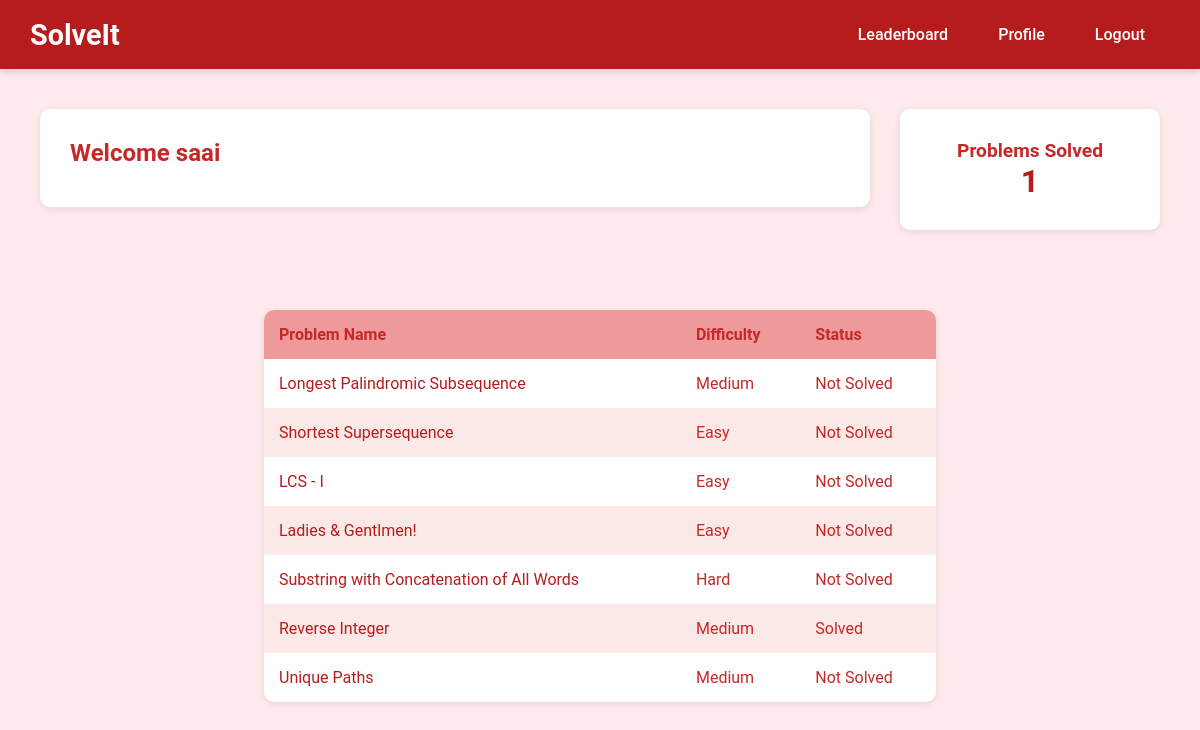
Page /home/ (signed in) on the committed database.
### home/models.py (models this page shows)
class question_details(models.Model):
  DIFFICULTY_CHOICES = [
      ('Easy', 'Easy'),
      ('Medium', 'Medium'),
      ('Hard', 'Hard'),
  ]
  name = models.CharField(max_length=200)
  description = models.TextField()
  difficulty = models.CharField(max_length=10, choices=DIFFICULTY_CHOICES, default='Easy')
  sample_input = models.TextField()
  sample_output = models.TextField()
  constraints = models.TextField()

### home/views.py (the view)
# urls.py: path("",home_page,name="home-page")
@login_required
def home_page(request):
    user_questions, created = user_questions_solved.objects.get_or_create(solver=request.user)
    all_questions = question_details.objects.all()
    solved_questions = user_question_details.objects.filter(user=request.user, solved=True).values_list('problem', flat=True)
    data_with_status = []
    for question in all_questions:
        status = 'Solved' if question.id in solved_questions else 'Not Solved'
        data_with_status.append({
            'name': question.name,
            'difficulty': question.difficulty,
            'status': status,
        })
    context = {
        'nops': user_questions.no_of_questions,
        'data_from_another_model': data_with_status,
    }
    return render(request, 'all_polls.html', context)

### home/templates/all_polls.html (shortened to what this page needs)
<!DOCTYPE html>
<html lang="en">
<head>
</head>
<body>
<div class="navbar">
    <div class="logo">SolveIt</div>
    <div class="nav-links">
        <a href="/leaderboard">Leaderboard</a>
        <a href="/profile">Profile</a>
        <a href="/logout">Logout</a>
    </div>
</div>
<div class="dashboard-and-welcome">
    <div class="welcome-message">
        <h1>Welcome {{ user.username }}</h1>
    </div>
    <div class="dashboard">
        <h2>Problems Solved</h2>
        <p id="problems-count">{{ nops }}</p>
    </div>
</div>
<div class="main-content">
    <table class="problem-table">
        <thead>
            <tr>
                <th>Problem Name</th>
                <th>Difficulty</th>
                <th>Status</th>
            </tr>
        </thead>
        <tbody>
            {% for item in data_from_another_model %}
                <tr>
                    <td><a href="{% url 'problem_page' item.name %}">{{ item.name }}</a></td>
                    <td>{{ item.difficulty }}</td>
                    <td>{{ item.status }}</td>
                </tr>
            {% endfor %}
        </tbody>
    </table>
</div>
</body>
</html>

### home/templates/all_polls.html (style rules this page uses)
body, h1, h2, h3, p, ul, li, a, table, th, td { margin: 0; padding: 0; list-style: none; text-decoration: none; color: inherit; border-spacing: 0; }
body { font-family: 'Roboto', sans-serif; background-color: #ffebee; color: #c62828; margin: 0; padding: 0; }
.navbar { background-color: #b71c1c; color: white; padding: 15px 30px; display: flex; justify-content: space-between; align-items: center; box-shadow: 0 4px 6px rgba(0, 0, 0, 0.1); }
.navbar .logo { font-size: 1.8em; font-weight: bold; }
.navbar .nav-links { display: flex; }
.navbar .nav-links a { color: white; padding: 10px 25px; transition: background-color 0.3s ease; font-weight: 500; }
.dashboard-and-welcome { display: flex; justify-content: space-between; align-items: flex-start; margin: 40px; }
.welcome-message { background-color: #ffffff; padding: 30px; box-shadow: 0 2px 8px rgba(0, 0, 0, 0.1); border-radius: 10px; flex: 2; margin-right: 30px; text-align: left; }
.welcome-message h1 { font-size: 1.5em; color: #c62828; margin-bottom: 10px; }
.dashboard { background-color: #ffffff; padding: 30px; box-shadow: 0 2px 8px rgba(0, 0, 0, 0.1); border-radius: 10px; text-align: center; width: 200px; flex-shrink: 0; }
.dashboard h2 { margin-top: 0; font-size: 1.2em; color: #c62828; }
.dashboard p { font-size: 2em; font-weight: bold; color: #b71c1c; }
.main-content { padding: 20px 40px; text-align: center; }
.problem-table { width: 60%; margin: 20px auto; background-color: #ffffff; box-shadow: 0 2px 8px rgba(0, 0, 0, 0.1); border-radius: 10px; overflow: hidden; }
.problem-table th, .problem-table td { padding: 15px; text-align: left; }
.problem-table th { background-color: #ef9a9a; color: #c62828; font-weight: 600; }
.problem-table tr:nth-child(even) { background-color: #fbe9e7; }
.problem-table td a { color: #b71c1c; text-decoration: none; transition: color 0.3s ease; }

### rows in the picture
question_details: name "Longest Palindromic Subsequence", difficulty "Medium"
question_details: name "Shortest Supersequence", difficulty "Easy"
question_details: name "LCS - I", difficulty "Easy"
question_details: name "Ladies & Gentlmen!", difficulty "Easy"
question_details: name "Substring with Concatenation of All Words", difficulty "Hard"
question_details: name "Reverse Integer", difficulty "Medium"
question_details: name "Unique Paths", difficulty "Medium"

### other values in the picture
{{ user.username }} "saai"
{{ nops }} "1"
{{ item.status }} "Not Solved" "Not Solved" "Not Solved" "Not Solved" "Not Solved" "Solved" "Not Solved"
